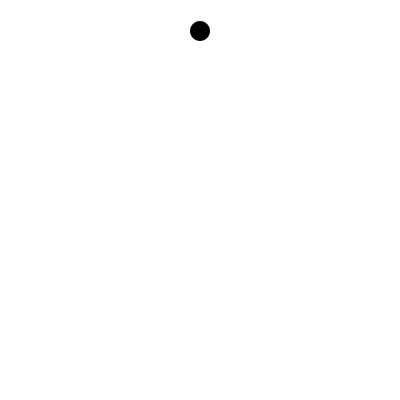
Frame 1 (no input)
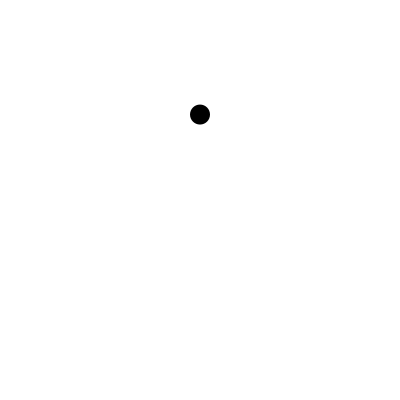
Frame 60 (the mouse pressed at the canvas centre just before this capture)
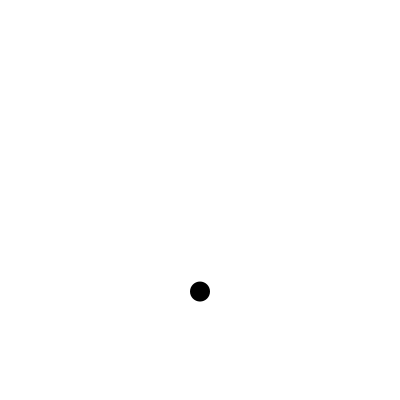
Frame 120 (the mouse held since frame 60 and released just before this capture)

The Processing sketch that drew these frames (run headless with seeded random() and noise(); from frame 60 on, the mouse is pressed at the canvas centre):

// Processing sketch: processing_76698
// ── processing_76698.pde

float X;
float Y;
float VY;
float GRAVITY;

void setup(){
 size(400,400);
 colorMode(RGB,100);
 background(100);
 frameRate(30);
  noStroke();
 X = 200;
 Y = 30;
 VY= 0;
 GRAVITY = 1;
}

void draw(){
 if(Y > height){
  VY = VY * -0.95; //-1をかけると完全弾性衝突となる。
  Y = height;
 }
 VY = VY + GRAVITY; //Y方向の加速度の更新
 Y = Y + VY; //Y方向の速度の更新
 fill(100);
 rect(0,0,width,height);
 fill(0); 
 ellipse(X,Y,20,20);
}
